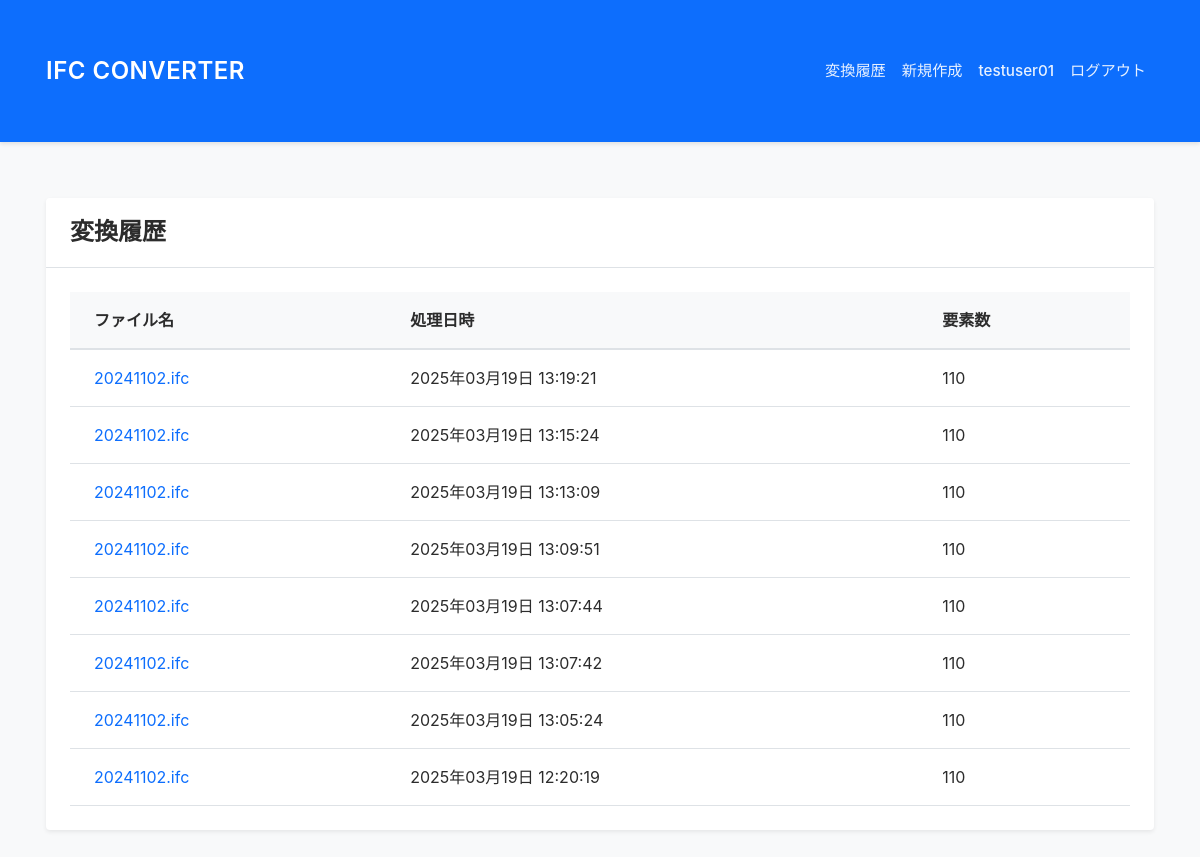
The app's page /history (signed in), older data.
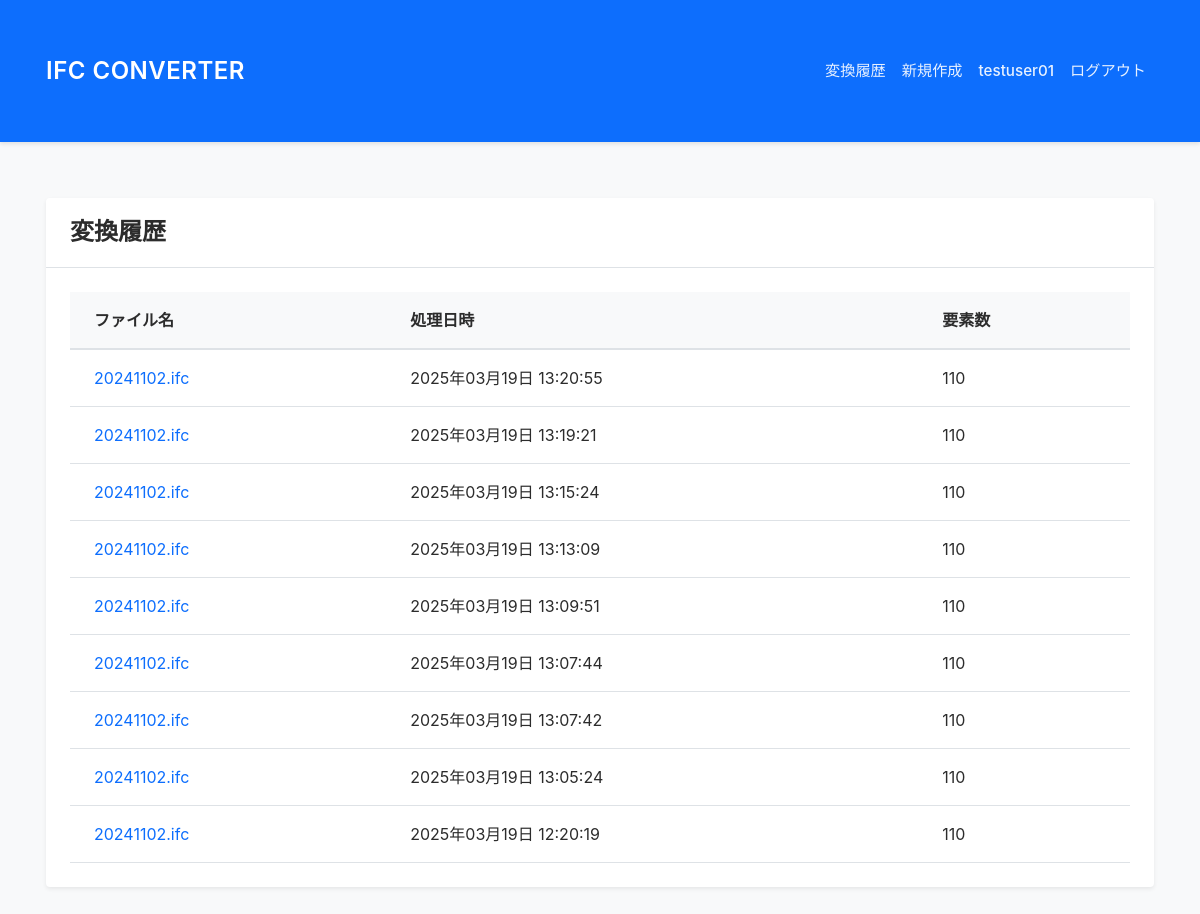
The same page, newer data.
### models.py (models this page shows, shortened)
class User(UserMixin, db.Model):
    id = db.Column(db.Integer, primary_key=True)
    username = db.Column(db.String(64), unique=True, nullable=False)
    email = db.Column(db.String(120), unique=True, nullable=False)
    password_hash = db.Column(db.String(256))

class UploadHistory(db.Model):
    id = db.Column(db.Integer, primary_key=True)
    filename = db.Column(db.String(255), nullable=False)
    processed_date = db.Column(db.DateTime, nullable=False, default=datetime.utcnow)
    element_count = db.Column(db.Integer, nullable=False)
    user_id = db.Column(db.Integer, db.ForeignKey('user.id'), nullable=False)
    processed_data = db.Column(db.Text, nullable=True)

### app.py (the view)
@app.route("/history")
@login_required
def history():
    uploads = UploadHistory.query.filter_by(user_id=current_user.id).order_by(UploadHistory.processed_date.desc()).all()
    return render_template("history.html", uploads=uploads)

### app.py (called while the page is built)
@login_manager.user_loader
def load_user(id):
    logger.debug(f"Loading user with ID: {id}")
    user = User.query.get(int(id))
    logger.debug(f"User found: {user is not None}")
    return user

### templates/ifc/history.html
{% extends "base.html" %}
{% block content %}
<div class="card">
    <div class="card-header">
        <h4 class="mb-0">変換履歴</h4>
    </div>
    <div class="card-body">
        {% if uploads %}
        <div class="table-responsive">
            <table class="table table-hover">
                <thead>
                    <tr>
                        <th>ファイル名</th>
                        <th>処理日時</th>
                        <th>要素数</th>
                    </tr>
                </thead>
                <tbody>
                    {% for upload in uploads %}
                    <tr>
                        <td>
                            <a href="{{ url_for('ifc.preview', upload_id=upload.id) }}" class="text-decoration-none">
                                {{ upload.filename }}
                            </a>
                        </td>
                        <td>{{ upload.processed_date.strftime('%Y年%m月%d日 %H:%M:%S') }}</td>
                        <td>{{ upload.element_count }}</td>
                    </tr>
                    {% endfor %}
                </tbody>
            </table>
        </div>
        {% else %}
        <div class="alert alert-info">
            まだファイルが処理されていません。
        </div>
        {% endif %}
    </div>
</div>
{% endblock %}

### templates/base.html (shortened to what this page needs)
<!DOCTYPE html>
<html lang="ja">
<head>
    <link href="https://cdn.jsdelivr.net/npm/bootstrap@5.3.0/dist/css/bootstrap.min.css" rel="stylesheet">
    <link href="{{ url_for('static', filename='css/style.css') }}" rel="stylesheet">
</head>
<body>
    <nav class="navbar navbar-expand navbar-dark bg-primary">
        <div class="container">
            <a class="navbar-brand" href="{{ url_for('ifc.index') }}">IFC CONVERTER</a>
            <div class="navbar-nav">
                {% if current_user.is_authenticated %}
                    <a class="nav-link" href="{{ url_for('ifc.history') }}">変換履歴</a>
                    <a class="nav-link" href="{{ url_for('ifc.index') }}">新規作成</a>
                    <span class="nav-link">{{ current_user.username }}</span>
                    <a class="nav-link" href="{{ url_for('auth.logout') }}">ログアウト</a>
                {% else %}
                    <a class="nav-link" href="{{ url_for('auth.login') }}">ログイン</a>
                    <a class="nav-link" href="{{ url_for('auth.register') }}">新規登録</a>
                {% endif %}
            </div>
        </div>
    </nav>
    <div class="container mt-4">
        {% block content %}{% endblock %}
    </div>
</body>
</html>

### static/css/style.css (style rules this page uses)
:root { --tekla-blue: #0d6efd; --tekla-light-blue: #E8F3FF; --tekla-gray: #F7F9FA; --tekla-text: #2C2C2C; --tekla-border: #E5E9EB; }
body { min-height: 100vh; display: flex; flex-direction: column; background-color: #f8f9fa; color: var(--tekla-text); font-family: -apple-system, BlinkMacSystemFont, "Segoe UI", Roboto, "Helvetica Neue", Arial, sans-serif; }
.navbar { box-shadow: 0 2px 4px rgba(0,0,0,.1); padding: 1rem 0; }
.navbar-brand { font-size: 1.5rem; font-weight: 600; letter-spacing: 0.5px; color: white !important; }
.navbar .nav-link { color: rgba(255, 255, 255, 0.9) !important; font-weight: 500; padding: 0.5rem 1rem; font-size: 0.95rem; transition: color 0.2s ease; }
.container { padding: 2rem 1rem; }
.card { background: white; border: none; border-radius: .25rem; box-shadow: 0 0.125rem 0.25rem rgba(0,0,0,.075); margin-bottom: 1.5rem; transition: box-shadow 0.2s ease; }
.card-header { background-color: white; border-bottom: 1px solid #dee2e6; padding: 1.25rem 1.5rem; }
.card-header h4 { font-weight: 600; color: var(--tekla-text); margin: 0; }
.card-body { padding: 1.5rem; }
.table { margin-bottom: 0; background: white; }
.table thead { position: sticky; top: 0; z-index: 2; background-color: #f8f9fa; }
.table thead th { background-color: #f8f9fa; color: var(--tekla-text); font-weight: 600; padding: 1rem 1.5rem; border-bottom: 2px solid #dee2e6; position: sticky; top: 0; z-index: 2; box-shadow: 0 1px 2px rgba(0, 0, 0, 0.05); }
.table tbody td { padding: 1rem 1.5rem; color: var(--tekla-text); border-top: 1px solid var(--tekla-border); background: white; }

Row changes from the older to the newer data that the page shows:
added UploadHistory: filename "20241102.ifc", processed_date "2025年03月19日 13:20:55", element_count "110"
